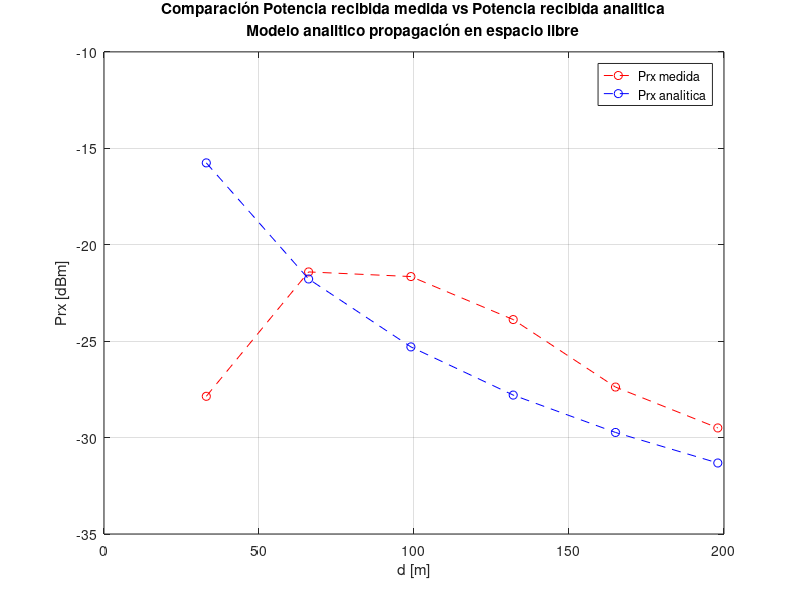

Source code (MATLAB):
clc
clear all
close all

f = 900; %900MHz
P_rx_medida_LOS=[-27.86 -21.41 -21.65 -23.88 -27.38 -29.5];
distanciaLOS=[33 66 99 132 165 198];
contador0=1;


for k1_LOS=190:0.01:210
contador=1;

for alphaLOS=2:0.01:4
L_LOS = 10*alphaLOS*log10(distanciaLOS) + 10*alphaLOS*log10(f*1000000); % Modelo espacio libre
P_rx_calculada_LOS=k1_LOS - L_LOS;
restadeerror= P_rx_medida_LOS - P_rx_calculada_LOS;
e(contador,1)=(sum((abs(restadeerror)).^2))./length(restadeerror);
e(contador,2)=alphaLOS;
contador=contador+1;
end

[valor_de_e_minimo index_e]=min(e(:,1));
valores_optimizados(contador0,1)=valor_de_e_minimo;
valores_optimizados(contador0,2)=e(index_e,2);
valores_optimizados(contador0,3)=k1_LOS;
contador0=contador0 + 1;
end

[valor_de_k_optimizado index_k]=min(valores_optimizados(:,1));

valor_de_k_optimizado=valores_optimizados(index_k,3)
valor_de_alpha_optimizado=valores_optimizados(index_k,2)
valor_de_e_optimizado=valores_optimizados(index_k,1)

k1_LOS=valor_de_k_optimizado;
alphaLOS=valor_de_alpha_optimizado;

L_LOS = 10*alphaLOS*log10(distanciaLOS) + 10*alphaLOS*log10(f*1000000); % Modelo espacio libre
P_rx_calculada_LOS=k1_LOS - L_LOS;


figure (1)
plot(distanciaLOS,P_rx_medida_LOS,'r--o')
title({'Comparación Potencia recibida medida vs Potencia recibida analitica';'Modelo analitico propagación en espacio libre'});
xlabel('d [m]');
ylabel('P{rx} [dBm]');
grid on;
hold on
plot(distanciaLOS,P_rx_calculada_LOS,'b--o')
legend('P{rx} medida','P{rx} analitica')
 